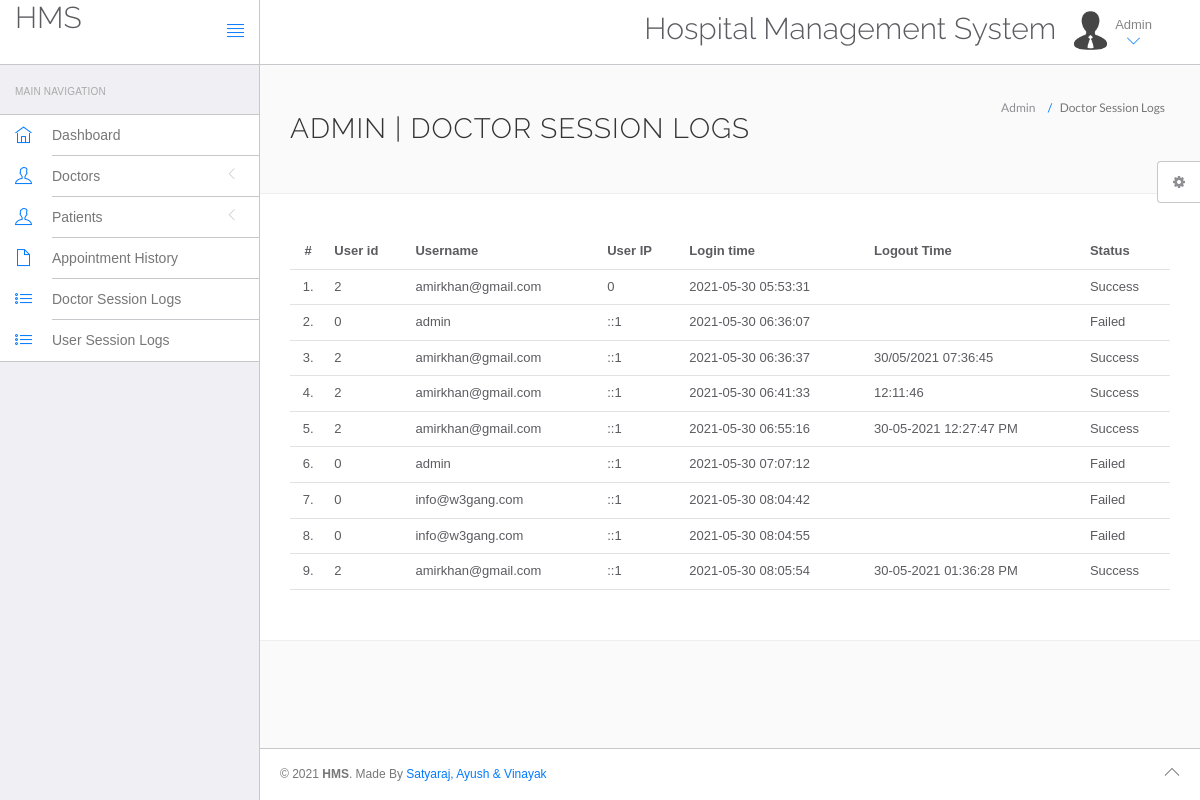
The page /hms/admin/doctor-logs.php (signed in) on the database its author committed.
### tables this page shows
CREATE TABLE IF NOT EXISTS `doctorslog` (
  `id` int(11) NOT NULL,
  `uid` int(11) NOT NULL,
  `username` varchar(255) NOT NULL,
  `userip` binary(16) NOT NULL,
  `loginTime` timestamp NOT NULL DEFAULT CURRENT_TIMESTAMP,
  `logout` varchar(255) NOT NULL,
  `status` int(11) NOT NULL
);

### hms/admin/doctor-logs.php (the view, shortened to what this page needs)
<?php
include('include/config.php');
?>
<!DOCTYPE html>
<html lang="en">
	<head>
		<link rel="stylesheet" href="vendor/bootstrap/css/bootstrap.min.css">
		<link rel="stylesheet" href="vendor/fontawesome/css/font-awesome.min.css">
		<link rel="stylesheet" href="vendor/themify-icons/themify-icons.min.css">
		<link href="vendor/animate.css/animate.min.css" rel="stylesheet" media="screen">
		<link href="vendor/perfect-scrollbar/perfect-scrollbar.min.css" rel="stylesheet" media="screen">
		<link href="vendor/switchery/switchery.min.css" rel="stylesheet" media="screen">
		<link href="vendor/bootstrap-touchspin/jquery.bootstrap-touchspin.min.css" rel="stylesheet" media="screen">
		<link href="vendor/select2/select2.min.css" rel="stylesheet" media="screen">
		<link href="vendor/bootstrap-datepicker/bootstrap-datepicker3.standalone.min.css" rel="stylesheet" media="screen">
		<link href="vendor/bootstrap-timepicker/bootstrap-timepicker.min.css" rel="stylesheet" media="screen">
		<link rel="stylesheet" href="assets/css/styles.css">
		<link rel="stylesheet" href="assets/css/plugins.css">
		<link rel="stylesheet" href="assets/css/themes/theme-1.css" id="skin_color" />
	</head>
	<body>
		<div id="app">
<?php include('include/sidebar.php');?>
			<div class="app-content">
					<?php include('include/header.php');?>
				<div class="main-content" >
					<div class="wrap-content container" id="container">
						<section id="page-title">
							<div class="row">
								<div class="col-sm-8">
									<h1 class="mainTitle">Admin  | Doctor Session Logs</h1>
																	</div>
								<ol class="breadcrumb">
									<li>
										<span>Admin </span>
									</li>
									<li class="active">
										<span>Doctor Session Logs</span>
									</li>
								</ol>
							</div>
						</section>
						<div class="container-fluid container-fullw bg-white">
									<div class="row">
								<div class="col-md-12">
									<table class="table table-hover" id="sample-table-1">
										<thead>
											<tr>
												<th class="center">#</th>
												<th class="hidden-xs">User id</th>
												<th>Username</th>
												<th>User IP</th>
												<th>Login time</th>
												<th>Logout Time </th>
												<th> Status </th>
											</tr>
										</thead>
										<tbody>
<?php
$sql=mysqli_query($bd,"select * from doctorslog ");
$cnt=1;
while($row=mysqli_fetch_array($sql))
{
?>
											<tr>
												<td class="center"><?php echo $cnt;?>.</td>
												<td class="hidden-xs"><?php echo $row['uid'];?></td>
												<td class="hidden-xs"><?php echo $row['username'];?></td>
												<td><?php echo $row['userip'];?></td>
												<td><?php echo $row['loginTime'];?></td>
												<td><?php echo $row['logout'];?>
												</td>
												<td>
<?php if($row['status']==1)
{
	echo "Success";
}
else
{
	echo "Failed";
}?>
</td>
											</tr>
											<?php
$cnt=$cnt+1;
											 }?>
										</tbody>
									</table>
								</div>
							</div>
								</div>
					</div>
				</div>
			</div>
	<?php include('include/footer.php');?>
	<?php include('include/setting.php');?>
		</div>
	</body>
</html>

### hms/admin/assets/css/themes/theme-1.css (style rules this page uses)
body { background: #FAFAFA; }

### rows shown on the page
doctorslog: uid "2", username "amirkhan@gmail.com", userip "0", loginTime "2021-05-30 05:53:31", status "Success"
doctorslog: uid "0", username "admin", userip "::1", loginTime "2021-05-30 06:36:07", status "Failed"
doctorslog: uid "2", username "amirkhan@gmail.com", userip "::1", loginTime "2021-05-30 06:36:37", logout "30/05/2021 07:36:45", status "Success"
doctorslog: uid "2", username "amirkhan@gmail.com", userip "::1", loginTime "2021-05-30 06:41:33", logout "12:11:46", status "Success"
doctorslog: uid "2", username "amirkhan@gmail.com", userip "::1", loginTime "2021-05-30 06:55:16", logout "30-05-2021 12:27:47 PM", status "Success"
doctorslog: uid "0", username "admin", userip "::1", loginTime "2021-05-30 07:07:12", status "Failed"
doctorslog: uid "0", username "info@w3gang.com", userip "::1", loginTime "2021-05-30 08:04:42", status "Failed"
doctorslog: uid "0", username "info@w3gang.com", userip "::1", loginTime "2021-05-30 08:04:55", status "Failed"
doctorslog: uid "2", username "amirkhan@gmail.com", userip "::1", loginTime "2021-05-30 08:05:54", logout "30-05-2021 01:36:28 PM", status "Success"
